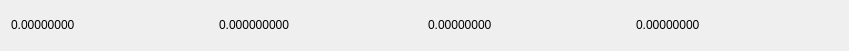
  <widget class="QFrame" name="tradingHeaderContainer">
   <property name="geometry">
    <rect>
     <x>0</x>
     <y>0</y>
     <width>849</width>
     <height>51</height>
    </rect>
   </property>
   <property name="sizePolicy">
    <sizepolicy hsizetype="Preferred" vsizetype="Maximum">
     <horstretch>0</horstretch>
     <verstretch>0</verstretch>
    </sizepolicy>
   </property>
   <property name="minimumSize">
    <size>
     <width>849</width>
     <height>30</height>
    </size>
   </property>
   <property name="maximumSize">
    <size>
     <width>16777215</width>
     <height>220</height>
    </size>
   </property>
   <property name="frameShape">
    <enum>QFrame::NoFrame</enum>
   </property>
   <property name="frameShadow">
    <enum>QFrame::Raised</enum>
   </property>
   <property name="lineWidth">
    <number>0</number>
   </property>
   <layout class="QVBoxLayout" name="verticalLayout_trade">
    <item>
     <layout class="QHBoxLayout" name="wallettradeHeader">
      <item>
       <widget class="QLabel" name="Bid">
        <property name="minimumSize">
         <size>
          <width>151</width>
          <height>0</height>
         </size>
        </property>
        <property name="text">
         <string>0.00000000</string>
        </property>
        <property name="textInteractionFlags">
         <set>Qt::LinksAccessibleByMouse|Qt::TextSelectableByMouse</set>
        </property>
       </widget>
      </item>
      <item>
       <widget class="QLabel" name="volumet">
        <property name="minimumSize">
         <size>
          <width>201</width>
          <height>0</height>
         </size>
        </property>
        <property name="text">
         <string>0.000000000</string>
        </property>
        <property name="textInteractionFlags">
         <set>Qt::LinksAccessibleByMouse|Qt::TextSelectableByMouse</set>
        </property>
       </widget>
      </item>
      <item>
       <widget class="QLabel" name="Ask">
        <property name="minimumSize">
         <size>
          <width>181</width>
          <height>0</height>
         </size>
        </property>
        <property name="text">
         <string>0.00000000</string>
        </property>
        <property name="textInteractionFlags">
         <set>Qt::LinksAccessibleByMouse|Qt::TextSelectableByMouse</set>
        </property>
       </widget>
      </item>
      <item>
       <widget class="QLabel" name="volumebtc">
        <property name="minimumSize">
         <size>
          <width>171</width>
          <height>0</height>
         </size>
        </property>
        <property name="text">
         <string>0.00000000</string>
        </property>
        <property name="textInteractionFlags">
         <set>Qt::LinksAccessibleByMouse|Qt::TextSelectableByMouse</set>
        </property>
       </widget>
      </item>
     </layout>
    </item>
   </layout>
  </widget>
